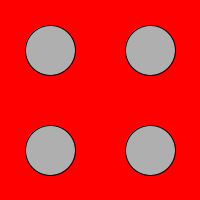
Frame 1 (no input)
Frame 60 (the mouse pressed at the canvas centre just before this capture): identical to frame 1, image omitted
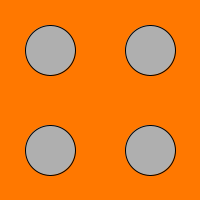
Frame 120 (the mouse held since frame 60 and released just before this capture)

The Processing sketch that drew these frames (run headless with seeded random() and noise(); from frame 60 on, the mouse is pressed at the canvas centre):

// Processing sketch: processing_98742
// ── processing_98742.pde

void setup(){
  size(200,200);
  smooth();
  colorMode(HSB);
}

int col=0;

void draw(){
  background(col,255,255);
  stroke(0);
  fill(175);
  ellipse(50,50,50,50);
  ellipse(150,50,50,50);
  ellipse(50,150,50,50);
  ellipse(150,150,50,50);
}

void mousePressed(){
col+=20;
col%=255;
println(col);
}
